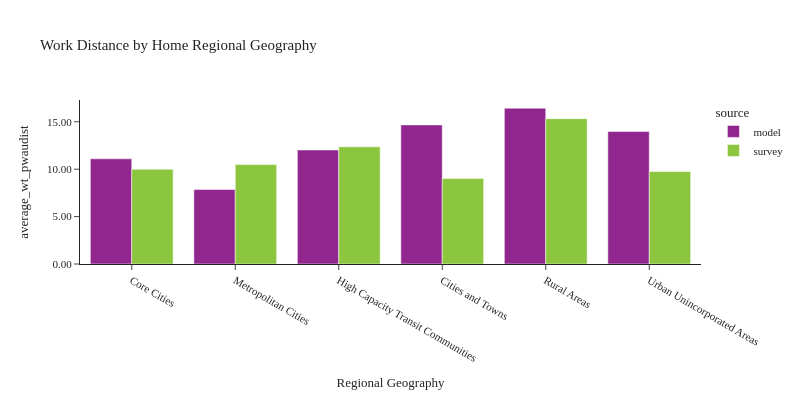

The notebook cell saved with this chart:
### Code cell
plot_work_location(df_workers, 'rg_proposed_home', 'Home Regional Geography', 'Regional Geography')

### Figure 1 — Plotly figure (JSON) as saved in the notebook; plotly's stock layout.template omitted (floating-point values rounded to 4 significant figures)
{"data": [{"alignmentgroup": "True", "customdata": [[502183], [723354], [473478], [190797], [252899], [80348]], "hovertemplate": "source=model<br>rg_proposed_home=%{x}<br>average_wt_pwaudist=%{y}<br>sample count=%{customdata[0]}<extra></extra>", "legendgroup": "model", "marker": {"color": "#91268F", "pattern": {"shape": ""}}, "name": "model", "offsetgroup": "model", "orientation": "v", "showlegend": true, "textposition": "auto", "type": "bar", "x": ["Core Cities", "Metropolitan Cities", "High Capacity Transit Communities", "Cities and Towns", "Rural Areas", "Urban Unincorporated Areas"], "xaxis": "x", "y": [11.09, 7.86, 12.03, 14.67, 16.43, 13.97], "yaxis": "y"}, {"alignmentgroup": "True", "customdata": [[497], [98], [429], [859], [638], [302]], "hovertemplate": "source=survey<br>rg_proposed_home=%{x}<br>average_wt_pwaudist=%{y}<br>sample count=%{customdata[0]}<extra></extra>", "legendgroup": "survey", "marker": {"color": "#8CC63E", "pattern": {"shape": ""}}, "name": "survey", "offsetgroup": "survey", "orientation": "v", "showlegend": true, "textposition": "auto", "type": "bar", "x": ["High Capacity Transit Communities", "Urban Unincorporated Areas", "Rural Areas", "Metropolitan Cities", "Core Cities", "Cities and Towns"], "xaxis": "x", "y": [12.36, 9.755, 15.33, 10.49, 9.995, 9.03], "yaxis": "y"}], "layout": {"barmode": "group", "font": {"size": 11}, "height": 400, "legend": {"title": {"text": "source"}, "tracegroupgap": 0}, "title": {"text": "Work Distance by Home Regional Geography"}, "width": 800, "xaxis": {"anchor": "y", "domain": [0.0, 1.0], "title": {"text": "Regional Geography"}}, "yaxis": {"anchor": "x", "domain": [0.0, 1.0], "tickformat": ".2f", "title": {"text": "average_wt_pwaudist"}}}}
